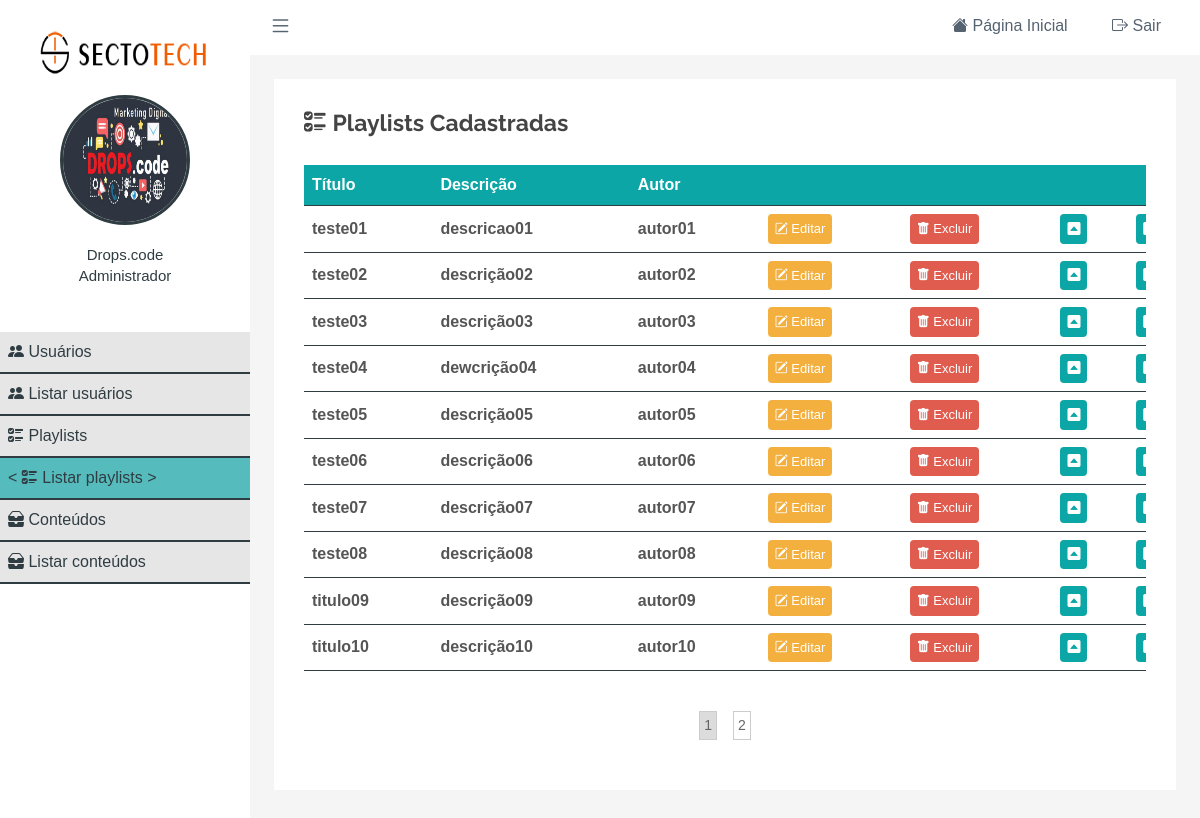
The page /listar-playlists (signed in) on the database its author committed.
### tables this page shows
CREATE TABLE `tb_site_perfis` (
  `id` int(11) NOT NULL,
  `descricao` varchar(255) NOT NULL
);

CREATE TABLE `tb_site_playlists` (
  `id` int(11) NOT NULL,
  `title` varchar(100) NOT NULL,
  `description` varchar(200) NOT NULL,
  `author` varchar(150) NOT NULL,
  `order_id` int(11) NOT NULL,
  `created_at` timestamp NOT NULL DEFAULT current_timestamp(),
  `updated_at` timestamp NOT NULL DEFAULT current_timestamp()
);

### class/mysql.php (called while the page is built, shortened)
<?php
	class MySql{
		private static $pdo;
		public static function conectar(){
			if(self::$pdo == null){
				try{
				self::$pdo = new PDO('mysql:host='.HOST.';dbname='.DATABASE,USER,PASSWORD,array(PDO::MYSQL_ATTR_INIT_COMMAND => "SET NAMES utf8"));
				self::$pdo->setAttribute(PDO::ATTR_ERRMODE,PDO::ERRMODE_EXCEPTION);
				}catch(Exception $e){
					echo '<h2>Erro ao conectar</h2>';
				}
			}
			return self::$pdo;
		}
	}
?>

### pages/listar-playlists.php (the view, shortened to what this page needs)
<?php
	$paginaAtual = isset($_GET['pagina']) ? (int)$_GET['pagina'] : 1;
	$porPagina = 10;
	$playlistsPainel = painel::selectAllOrderId('tb_site_playlists',($paginaAtual - 1) * $porPagina,$porPagina);
?>
<div class="box-content-listar-playlists">
    <h2><i class="bi bi-ui-checks"></i> Playlists Cadastradas</h2>
	<div class="wraper-table">
		<table>
			<tr>
				<td>Título</td>
				<td>Descrição</td>
				<td>Autor</td>
				<td></td>
				<td></td>
				<td></td>
				<td></td>
			</tr>
			<?php
				foreach ($playlistsPainel as $key => $value) {
			?>
				<tr>
					<td><?php echo strlen($value['title'])>=40 ? substr($value['title'],0,40).'...' : $value['title']; ?></td>
					<td><?php echo strlen($value['description'])>=40 ? substr($value['description'],0,40).'...' : $value['description']; ?></td>
					<td><?php echo strlen($value['author'])>=40 ? substr($value['author'],0,40).'...' : $value['author']; ?></td>
					<td><a class="btn edit" href="<?php echo INCLUDE_PATH_PAINEL ?>editar-playlists?id=<?php echo $value['id']; ?>"><i class="bi bi-pencil-square"></i> Editar</a></td>
					<td><a actionBtn="delete" class="btn delete" href="<?php echo INCLUDE_PATH_PAINEL ?>listar-playlists?excluir=<?php echo $value['id']; ?>"><i class="bi bi-trash-fill"></i> Excluir</a></td>
					<td><a class="btn order" href="<?php echo INCLUDE_PATH_PAINEL ?>listar-playlists?order=up&id=<?php echo $value['id'] ?>"><i class="bi bi-caret-up-square-fill"></i></a></td>
					<td><a class="btn order" href="<?php echo INCLUDE_PATH_PAINEL ?>listar-playlists?order=down&id=<?php echo $value['id'] ?>"><i class="bi bi-caret-down-square-fill"></i></a></td>
				</tr>
			<?php } ?>
		</table>
	</div>
	<div class="paginacao">
		<?php
			$totalPaginas = ceil(count(Painel::selectAllOrderId('tb_site_playlists')) / $porPagina);
			for($i = 1; $i <= $totalPaginas; $i++){
				if($i == $paginaAtual)
					echo '<a class="page-selected" href="'.INCLUDE_PATH_PAINEL.'listar-playlists?pagina='.$i.'">'.$i.'</a>';
				else
					echo '<a href="'.INCLUDE_PATH_PAINEL.'listar-playlists?pagina='.$i.'">'.$i.'</a>';
			}
		?>
	</div>
</div>

### index.php
<?php
	include('config.php');
	if(Painel::logado() == false){
		include('login.php');
	}else{
		include('main.php');
	}
?>

### main.php (shortened to what this page needs)
<!DOCTYPE html>
<html lang="pt">
    <head>
        <link href="<?php echo INCLUDE_PATH; ?>/providers/fontawesome/css/all.css" rel="stylesheet" >
        <link href="<?php echo INCLUDE_PATH; ?>/providers/bootstrap/css/bootstrap.min.css" rel="stylesheet">
        <link href="<?php echo INCLUDE_PATH; ?>/providers/bootstrap-icons/bootstrap-icons.css" rel="stylesheet">
        <link href="<?php echo INCLUDE_PATH_PAINEL; ?>css/style.css" rel="stylesheet">
    </head>
    <body>
        <section id="painel" class="painel">
            <div class="menu">
                <div class="menu-wraper">
                    <div class="box-usuario">
                        <div class="imagem-logo">
                            <img src="<?php echo INCLUDE_PATH_PAINEL ?>img/icon-empresa1.png" />
                        </div>
                        <?php
                            if($_SESSION['img'] == ''){
                        ?>
                            <div class="avatar-usuario">
                                <i class="bi bi-person-fill"></i>
                            </div>
                        <?php }else{ ?>
                            <div class="imagem-usuario">
                                <img src="<?php echo INCLUDE_PATH_PAINEL ?>uploads/user/<?php echo $_SESSION['img']; ?>" />
                            </div>
                        <?php } ?>
                        <div class="nome-usuario">
                            <p><?php echo $_SESSION['nome']; ?></p>
                            <?php $descricaoPerfil = Painel::select('tb_site_perfis','id=?',array($_SESSION['id_perfil']))['descricao']; ?>
                            <p><?php echo $descricaoPerfil; ?></p>
                        </div>
                    </div>
                    <div id="fundo-itens-menu">
                        <div id="items-menu">
                            <a <?php verificaPermissaoMenu(1); ?> <?php selecionadoMenu('usuarios'); ?> href="<?php echo INCLUDE_PATH_PAINEL ?>usuarios"><i class="bi bi-people-fill"></i>  Usuários</a>
                            <a <?php verificaPermissaoMenu(1); ?> <?php selecionadoMenu('listar-usuarios'); ?> href="<?php echo INCLUDE_PATH_PAINEL ?>listar-usuarios"><i class="bi bi-people-fill"></i>  Listar usuários</a>
                            <a <?php verificaPermissaoMenu(2); ?> <?php selecionadoMenu('playlists'); ?> href="<?php echo INCLUDE_PATH_PAINEL ?>playlists"><i class="bi bi-ui-checks"></i>  Playlists</a>
                            <a <?php verificaPermissaoMenu(2); ?> <?php selecionadoMenu('listar-playlists'); ?> href="<?php echo INCLUDE_PATH_PAINEL ?>listar-playlists"><i class="bi bi-ui-checks"></i>  Listar playlists</a>
                            <a <?php verificaPermissaoMenu(2); ?> <?php selecionadoMenu('conteudos'); ?> href="<?php echo INCLUDE_PATH_PAINEL ?>conteudos"><i class="bi bi-inboxes-fill"></i>  Conteúdos</a>
                            <a   href="<?php echo INCLUDE_PATH_PAINEL ?>listar-conteudos"><i class="bi bi-inboxes-fill"></i>  Listar conteúdos</a>
                        </div>
                    </div>
                </div>
            </div>
            <header>
                <div class="center">
                    <div class="menu-btn">
                        <i class="bi bi-list"></i>
                    </div>
                    <div class="loggout">
                        <a <?php if(@$_GET['url'] == ''){ ?> style="background: #0da6a6;color: white;padding: 20px;" <?php } ?> href="<?php echo INCLUDE_PATH_PAINEL ?>"> <i class="bi bi-house-fill"></i> <span>Página Inicial</span></a>
                        <a href="<?php echo INCLUDE_PATH_PAINEL ?>?loggout"> <i class="bi bi-box-arrow-right"></i> <span>Sair</span></a>
                    </div>
                </div>
            </header>
            <div class="content">
                <?php Painel::carregarPagina(); ?>
            </div>
        </section>
    </body>
</html>

### config.php (shortened to what this page needs)
<?php
    include('class/mysql.php');
	include('class/painel.php');
	function selecionadoMenu($par){
		$url = explode('/',@$_GET['url'])[0];
		if($url == $par){
			echo 'class="menu-active"';
		}
	}
	function verificaPermissaoMenu($permissao){
		if($_SESSION['id_perfil'] == '1'){
			if (mb_strpos('1 2', $permissao) !== false) {
				return;
			}else{
				echo 'style="display:none;"';
			}
		}else if($_SESSION['id_perfil'] == '2'){
			if (mb_strpos('2', $permissao) !== false) {
				return;
			}else{
				echo 'style="display:none;"';
			}
		}
	}
?>

### class/painel.php (shortened to what this page needs)
<?php
	class Painel
	{
		public static function logado(){
			return isset($_SESSION['login']) ? true : false;
		}
		public static function carregarPagina(){
			if(isset($_GET['url'])){
				$url = explode('/',$_GET['url']);
				if(file_exists('pages/'.$url[0].'.php')){
					include('pages/'.$url[0].'.php');
				}else{
				}
			}else{
				include('pages/home.php');
			}
		}
		public static function  selectAllOrderId($tabela,$start = null,$end = null){
			if($start == null && $end == null){
				$sql = MySql::conectar()->prepare("SELECT * FROM `$tabela` ORDER BY order_id ASC");
			}else{
				$sql = MySql::conectar()->prepare("SELECT * FROM `$tabela` ORDER BY order_id ASC LIMIT $start,$end");
			}
			$sql->execute();
			return $sql->fetchAll();
		}
		public static function select($table,$query = '',$arr = ''){
			if($query != false){
				$sql = MySql::conectar()->prepare("SELECT * FROM `$table` WHERE $query");
				$sql->execute($arr);
			}else{
				$sql = MySql::conectar()->prepare("SELECT * FROM `$table`");
				$sql->execute();
			}
			return $sql->fetch();
		}
	}
?>

### css/style.css (style rules this page uses)
* { margin: 0; padding: 0; box-sizing: border-box; font-family: 'Montserrat', sans-serif; }
html { height: 100%; scroll-behavior: smooth; }
body { overflow-x: hidden; height: 100%; font-family: "Open Sans", sans-serif; color: #444444; background-color: rgb(245, 245, 245); }
a { text-decoration: none; color: #0da6a6; }
h1, h2, h3, h4, h5, h6 { font-family: "Raleway", sans-serif; }
.menu-active { background: #0da6a6a9; }
.menu-active::before { content: '< '; }
.menu-active::after { content: ' >'; }
#painel .menu { overflow-x:hidden; overflow-y: auto; height: 100%; padding:10px 0; position: fixed; left: 0; top: 0; background: rgb(255, 255, 255); float: left; width: 250px; }
#painel .menu-wraper { width:250px; }
#painel .box-usuario { padding: 8px; text-align: center; }
#painel .imagem-logo { display: inline-block; width: 200px; height: 70px; position: relative; }
#painel .imagem-logo img { position: absolute; left: 0; top: 0; width: 100%; height: 100%; }
#painel .imagem-usuario { display: inline-block; width: 130px; height: 130px; position: relative; border-radius: 50%; border: 3px solid #2F3D42; }
#painel .imagem-usuario img { position: absolute; left: 0; top: 0; width: 100%; height: 100%; border-radius: 50%; }
#painel .nome-usuario { text-align: center; margin-top: 20px; }
#painel .nome-usuario p { color: #2F3D42; font-size: 15px; font-weight: normal; line-height: 5px; }
#painel #fundo-itens-menu { position: relative; background-color: rgb(231, 230, 231); }
#painel #items-menu { margin-top: 30px; }
#painel #items-menu a { display: block; padding: 8px; font-weight: 300; font-size: 16px; text-decoration: none; color: #2F3D42; border-bottom: 2px solid #2F3D42; }
#painel header { position: relative; left: 250px; padding: 10px 0; background: white; width: calc(100% - 250px); }
#painel .center { padding:0 2%; margin:0 auto; }
#painel .menu-btn { float: left; cursor: pointer; font-size: 23px; color: #556270; }
#painel .loggout { float: right; }
#painel .loggout a { padding: 20px; position: relative; top: 4px; text-decoration: none; color: #556270; font-size: 16px; }
#painel .loggout a > span { font-size: 16px; text-decoration: none; }
#painel .content { width: calc(100% - 250px); position: relative; left: 250px; padding: 2%; min-height: 100vh; }
.box-content-listar-playlists { background: rgb(255, 255, 255); padding: 30px; margin-bottom: 25px; }
.box-content-listar-playlists h2 { font-weight: 300; font-size: 23px; font-weight: bold; }
.box-content-listar-playlists .wraper-table { overflow-x: auto; }
.box-content-listar-playlists table { font-weight: 300; min-width: 900px; margin:20px 0; width: 100%; border-collapse: collapse; }
.box-content-listar-playlists table tr:nth-of-type(1) { background: #0da6a6; color: white; }
.box-content-listar-playlists table tr { border-bottom: 1px solid #2F3D42; }
.box-content-listar-playlists table tr { color: #555; }
.box-content-listar-playlists table td { padding: 8px; font-weight: bold; }
.box-content-listar-playlists table a.btn { font-weight: normal; font-size: 13px; color: white; text-decoration: none; padding: 4px 6px; }
.box-content-listar-playlists a.btn.edit { background: #F4B03E; }
.box-content-listar-playlists a.btn.delete { background: #E05C4E; }
.box-content-listar-playlists a.btn.order { background: #0da6a6; }
.box-content-listar-playlists .paginacao { margin:20px 0; text-align: center; }
.box-content-listar-playlists .paginacao a { font-size: 14px; margin:0 8px; display: inline-block; padding: 3px 4px; border: 1px solid #ccc; text-decoration: none; color: #666; }
.box-content-listar-playlists .paginacao a.page-selected { background: rgb(220,220,220); }

### rows shown on the page
tb_site_perfis: descricao "Administrador"
tb_site_playlists: title "teste01", description "descricao01", author "autor01"
tb_site_playlists: title "teste02", description "descrição02", author "autor02"
tb_site_playlists: title "teste03", description "descrição03", author "autor03"
tb_site_playlists: title "teste04", description "dewcrição04", author "autor04"
tb_site_playlists: title "teste05", description "descrição05", author "autor05"
tb_site_playlists: title "teste06", description "descrição06", author "autor06"
tb_site_playlists: title "teste07", description "descrição07", author "autor07"
tb_site_playlists: title "teste08", description "descrição08", author "autor08"
tb_site_playlists: title "titulo09", description "descrição09", author "autor09"
tb_site_playlists: title "titulo10", description "descrição10", author "autor10"

### other values the page prints
$_SESSION['nome'] "Drops.code"
